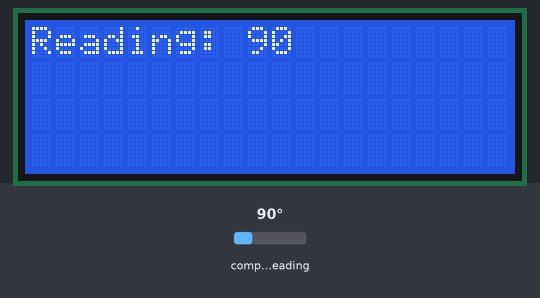
Recording of a sketch running on a simulated Arduino Mega 2560, built with avr-gcc and run on an emulated ATmega2560. On the bench: 20×4 character LCD. Wiring (inferred from the names in the program): CMPS compass at I2C address 0x60. The inputs (shaded band) are chosen by the test bench; at power-on: compass heading 90°. What the sketch prints to the serial monitor is not drawn.

Above: at 1.2 s.
1.3 s: compass heading set to 7°
At 1.82 s:
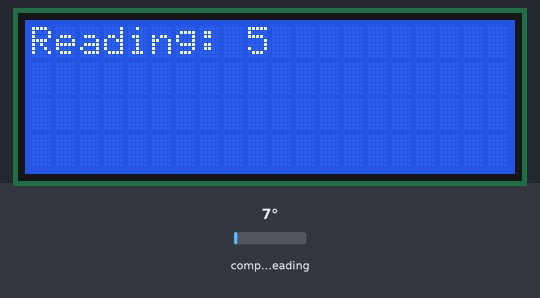
4.3 s: compass heading set to 180°
At 4.62 s:
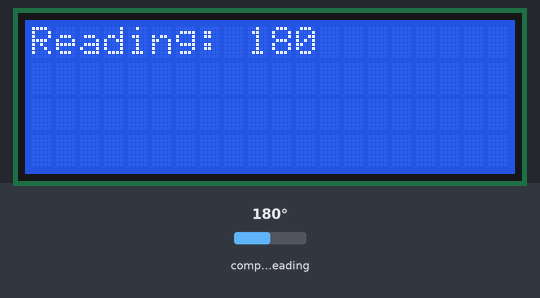
At 5.1 s:
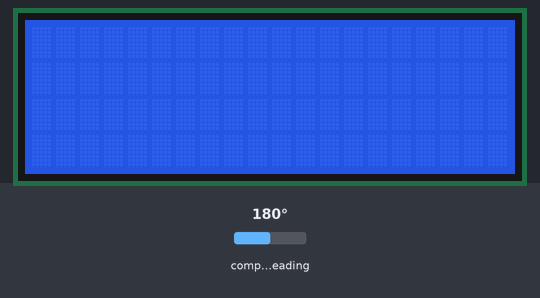
6.2 s: compass heading set to 269°
Timing chart, 0 to 9.2 s (numbered marks = the images above; inputs shaded):
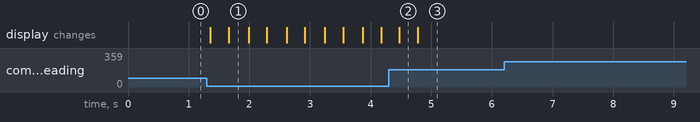

The sketch:

week43.ino
```cpp
#include <Wire.h>
#include <LiquidCrystal.h>

//PIN definitions

const int rs = 37, en = 36, d4 = 35, d5 = 34, d6 = 33, d7 = 32;
LiquidCrystal lcd(rs, en, d4, d5, d6, d7);
const int js_x = A8, js_y = A9, js_key = 19;
const int SDA_pin = 20; // serial data
const int SCL_pin = 21; // serial clock

#define CMPS_address 0x60


void setup() {
  Serial.begin(9600);
  Wire.begin();
  lcd.begin(20, 4);
}

void printRawValue() {
  Wire.beginTransmission(CMPS_address);
  Wire.write(byte(0x01));
  Wire.endTransmission(false);

  Wire.requestFrom(CMPS_address, 1, false);

  if (Wire.available() >= 1) {
    byte raw = Wire.read();

    Serial.print("raw: ");
    Serial.print(raw);
    Serial.println();
  }
}


void printCompassHeading() {
  Wire.beginTransmission(CMPS_address);
  Wire.write(byte(0x01));
  Wire.endTransmission();
  long reading;

  Wire.requestFrom(CMPS_address, 2);

  if (Wire.available() >= 2) {
    reading = map(Wire.read(), 0, 255, 0, 359);
  }

  lcd.setCursor(0, 0);
  lcd.print("Reading: ");
  lcd.print(reading);
 }

void loop() {
  printRawValue();
  printCompassHeading();
  delay(25);
  lcd.clear();
}
```

Measured:
- after the input at 1.3 s, the display: first changes after 0.06 s (image 1 shows a later state)
- after the input at 4.3 s, the display: changes after 0.18 s (image 2)
- after the input at 6.2 s, every drawn part: stays the same
